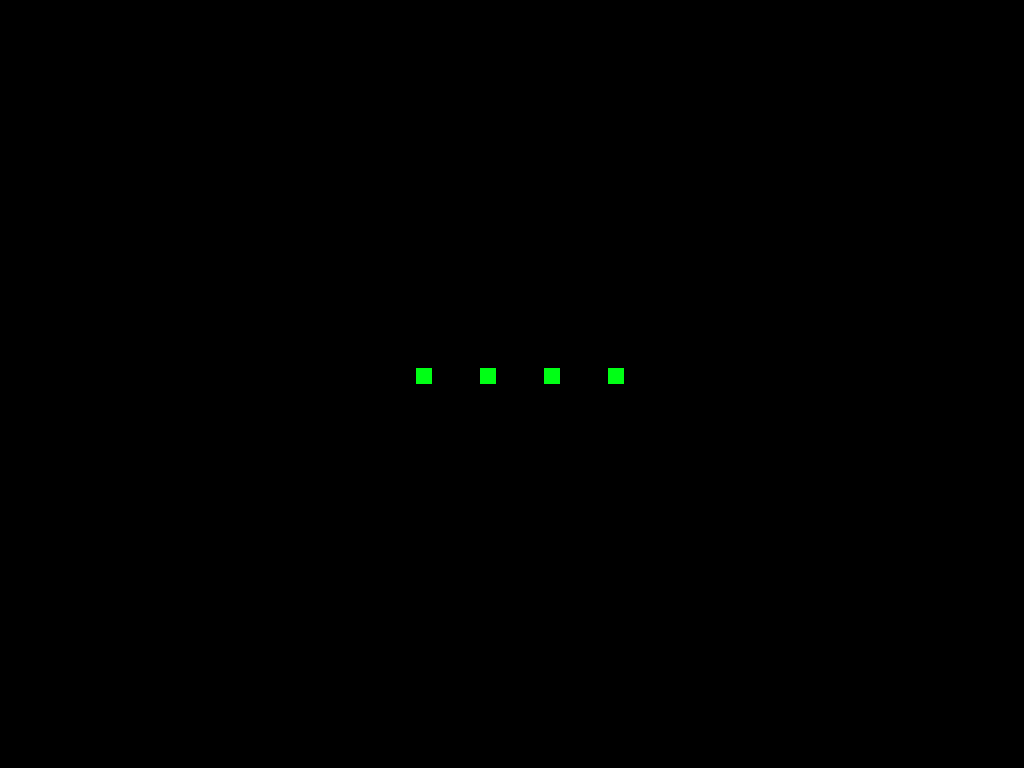

A level layout from a 2D game, rendered from its tile map. Below: a short description, then the map file with its tile-grid data intact:
An orthogonal 64x48 tile map with 16x16 px tiles, 1 tile layer (Calque de Tile 1).

<map version="1.0" orientation="orthogonal" renderorder="left-up" width="64" height="48" tilewidth="16" tileheight="16" nextobjectid="1">
 <tileset firstgid="1" name="tileset" tilewidth="16" tileheight="16" tilecount="2" columns="2">
  <image source="tileset.png" width="32" height="16" />
 </tileset>
 <layer name="Calque de Tile 1" width="64" height="48">
  <data encoding="csv">
0,0,0,0,0,0,0,0,0,0,0,0,0,0,0,0,0,0,0,0,0,0,0,0,0,0,0,0,0,0,0,0,0,0,0,0,0,0,0,0,0,0,0,0,0,0,0,0,0,0,0,0,0,0,0,0,0,0,0,0,0,0,0,0,
0,0,0,0,0,0,0,0,0,0,0,0,0,0,0,0,0,0,0,0,0,0,0,0,0,0,0,0,0,0,0,0,0,0,0,0,0,0,0,0,0,0,0,0,0,0,0,0,0,0,0,0,0,0,0,0,0,0,0,0,0,0,0,0,
0,0,0,0,0,0,0,0,0,0,0,0,0,0,0,0,0,0,0,0,0,0,0,0,0,0,0,0,0,0,0,0,0,0,0,0,0,0,0,0,0,0,0,0,0,0,0,0,0,0,0,0,0,0,0,0,0,0,0,0,0,0,0,0,
0,0,0,0,0,0,0,0,0,0,0,0,0,0,0,0,0,0,0,0,0,0,0,0,0,0,0,0,0,0,0,0,0,0,0,0,0,0,0,0,0,0,0,0,0,0,0,0,0,0,0,0,0,0,0,0,0,0,0,0,0,0,0,0,
0,0,0,0,0,0,0,0,0,0,0,0,0,0,0,0,0,0,0,0,0,0,0,0,0,0,0,0,0,0,0,0,0,0,0,0,0,0,0,0,0,1,1,1,1,1,1,1,1,1,1,1,0,0,0,0,0,0,0,0,0,0,0,0,
0,0,0,0,0,0,0,0,0,0,0,0,0,0,0,0,0,0,0,0,0,0,0,0,0,0,0,0,0,0,0,0,0,0,0,0,0,0,0,0,0,1,1,1,1,1,1,1,1,1,1,1,0,0,0,0,0,0,0,0,0,0,0,0,
0,0,0,0,0,0,0,0,0,0,0,0,0,0,0,0,0,0,0,0,0,0,0,0,0,0,0,0,0,0,0,0,0,0,0,0,0,0,0,0,0,0,0,0,0,0,0,0,0,0,0,0,0,0,0,0,0,0,0,0,0,0,0,0,
0,0,0,0,0,0,0,0,0,0,0,0,0,0,0,0,0,0,0,0,0,0,0,0,0,0,0,0,0,0,0,0,0,0,0,0,0,0,0,0,0,0,0,0,0,0,0,0,0,0,0,0,0,0,0,0,0,0,0,0,0,0,0,0,
0,0,0,0,0,0,0,0,0,0,0,0,0,0,0,0,0,0,0,0,0,0,0,0,0,0,0,0,0,0,0,0,0,0,0,0,0,0,0,0,0,0,0,0,0,0,0,0,0,0,0,0,0,0,0,0,0,0,0,0,0,0,0,0,
0,0,0,0,0,0,0,0,0,0,0,0,0,0,0,0,0,0,0,0,0,0,0,0,0,0,0,0,0,0,0,0,0,0,0,0,0,0,0,0,0,0,0,0,0,0,0,0,0,0,0,0,0,0,0,0,0,0,0,0,0,0,0,0,
0,0,0,0,0,0,0,0,0,0,0,0,0,0,0,0,0,0,0,0,0,0,0,0,0,0,0,0,0,0,0,0,0,0,0,0,0,0,0,0,0,1,1,0,0,0,0,0,0,1,1,1,1,1,1,1,1,1,0,0,0,0,0,0,
0,0,0,0,0,0,0,0,0,0,0,0,0,0,0,0,0,0,0,0,0,0,0,0,0,0,0,0,0,0,0,0,0,0,0,0,0,0,0,0,0,1,1,0,0,0,0,0,0,1,1,1,1,1,1,1,1,1,0,0,0,0,0,0,
0,0,0,0,0,0,0,0,0,0,0,0,0,0,0,0,0,0,0,0,0,0,0,0,0,0,0,0,0,0,0,0,0,0,0,0,0,0,0,0,0,1,1,0,0,0,0,0,0,0,0,0,0,0,0,0,0,0,0,0,0,0,0,0,
0,0,0,0,0,0,0,0,0,0,0,0,0,0,0,0,0,0,0,0,0,0,0,0,0,0,0,0,0,0,0,0,0,0,0,0,0,0,0,0,0,1,1,0,0,0,0,0,0,0,0,0,0,0,0,0,0,0,0,0,0,0,0,0,
0,0,0,0,0,0,0,0,0,0,0,0,0,0,0,0,0,0,0,0,0,0,0,0,0,0,0,0,0,0,0,0,0,0,0,0,0,0,0,0,0,1,1,0,0,0,0,0,0,0,0,0,0,0,0,0,0,0,0,0,0,0,0,0,
0,0,0,0,0,0,0,0,0,0,0,0,0,0,0,0,0,0,0,0,0,0,0,0,0,0,0,0,0,0,0,0,0,0,0,0,0,0,0,0,0,1,1,0,0,0,0,0,0,0,0,0,0,0,0,0,0,0,0,0,0,0,0,0,
0,0,0,0,0,0,0,0,0,0,0,0,0,0,0,0,0,0,0,0,0,0,0,0,0,0,0,0,0,0,0,0,0,0,0,0,0,0,0,0,0,1,1,0,0,0,0,0,0,0,0,0,0,0,0,0,0,0,0,0,0,0,0,0,
0,0,0,0,0,0,0,0,0,0,1,1,0,0,0,0,0,0,0,0,0,0,0,0,0,0,0,0,0,0,0,0,0,0,0,0,0,0,0,0,0,1,1,0,0,0,0,0,0,0,0,0,0,0,0,0,0,0,0,0,0,0,0,0,
0,0,0,0,0,0,0,0,0,0,1,1,0,0,0,0,0,0,0,0,0,0,0,0,0,0,0,0,0,0,0,0,0,0,0,0,0,0,0,0,0,0,0,0,0,0,0,0,0,0,0,0,1,1,1,1,1,1,1,1,1,1,1,1,
0,0,0,0,0,0,0,0,0,0,1,1,0,0,0,0,0,0,0,0,0,0,0,0,0,0,0,0,0,0,0,0,0,0,0,0,0,0,0,0,0,0,0,0,0,0,0,0,0,0,0,0,1,1,1,1,1,1,1,1,1,1,1,1,
0,0,0,0,0,0,0,0,0,0,1,1,0,0,0,0,0,0,0,0,0,0,0,0,0,0,0,0,0,0,0,0,0,0,0,0,0,0,0,0,0,0,0,0,0,0,0,0,0,0,0,0,1,1,0,0,0,0,0,0,0,0,0,0,
0,0,0,0,0,0,0,0,0,0,1,1,0,0,0,0,0,0,0,0,0,0,0,0,0,0,0,0,0,0,0,0,0,0,0,0,0,0,0,0,0,0,0,0,0,0,0,0,0,0,0,0,1,1,0,0,0,0,0,0,0,0,0,0,
0,0,0,0,0,0,0,0,0,0,1,1,0,0,0,0,0,0,0,0,0,0,0,0,0,0,0,0,0,0,0,0,0,0,0,0,0,0,0,0,0,0,0,0,0,0,0,0,0,0,0,0,1,1,0,0,0,0,0,0,0,0,0,0,
0,0,0,0,0,0,0,0,0,0,1,1,0,0,0,0,0,0,0,0,0,0,0,0,0,0,2,0,0,0,2,0,0,0,2,0,0,0,2,0,0,0,0,0,0,0,0,0,0,0,0,0,0,0,0,0,0,0,0,0,0,0,0,0,
0,0,0,0,0,0,0,0,0,0,1,1,0,0,0,0,0,0,0,0,0,0,0,0,0,0,0,0,0,0,0,0,0,0,0,0,0,0,0,0,0,0,0,0,0,0,0,0,0,0,0,0,0,0,0,0,0,0,0,0,0,0,0,0,
0,0,0,0,0,0,0,0,0,0,1,1,0,0,0,0,0,0,0,0,0,0,0,0,0,0,0,0,0,0,0,0,0,0,0,0,0,0,0,0,0,0,0,0,0,0,0,0,0,0,0,0,0,0,0,0,0,0,0,0,0,0,0,0,
1,1,1,1,1,1,1,1,1,1,1,1,0,0,0,0,0,0,0,0,0,0,0,0,0,0,1,1,1,1,1,1,1,1,1,1,1,1,1,1,0,0,0,0,0,0,0,0,0,0,0,0,0,0,0,0,0,0,0,0,0,0,0,0,
1,1,1,1,1,1,1,1,1,1,1,1,0,0,0,0,0,0,0,0,0,0,0,0,0,0,1,1,1,1,1,1,1,1,1,1,1,1,1,1,0,0,0,0,0,0,0,0,0,0,0,0,0,0,0,0,0,0,0,0,0,0,0,0,
0,0,0,0,0,0,0,0,0,0,0,0,0,0,0,0,0,0,0,0,0,0,0,0,0,0,1,1,1,1,1,1,1,1,1,1,1,1,1,1,0,0,0,0,0,0,0,0,0,0,0,0,0,0,0,0,0,0,0,0,0,0,0,0,
0,0,0,0,0,0,0,0,0,0,0,0,0,0,0,0,0,0,0,0,0,0,0,0,0,0,1,1,1,1,1,1,1,1,1,1,1,1,1,1,0,0,0,0,0,0,0,0,0,0,0,0,0,0,0,0,0,0,0,0,0,0,0,0,
0,0,0,0,0,0,0,0,0,0,0,0,0,0,0,0,0,0,0,0,0,0,0,0,0,0,0,0,0,0,0,0,0,0,0,0,0,0,1,1,0,0,0,0,0,0,0,0,0,0,0,0,0,0,0,0,0,0,0,0,0,0,0,0,
0,0,0,0,0,0,0,0,0,0,0,0,0,0,0,0,0,0,0,0,0,0,0,0,0,0,0,0,0,0,0,0,0,0,0,0,0,0,1,1,0,0,0,0,0,0,0,0,0,0,0,0,0,0,0,0,0,0,0,0,0,0,0,0,
0,0,0,0,0,0,0,0,0,0,0,0,0,0,0,0,0,0,0,0,0,0,0,0,0,0,0,0,0,0,0,0,0,0,0,0,0,0,1,1,0,0,0,0,0,0,0,0,0,0,0,0,1,1,1,1,1,1,1,1,1,1,1,1,
0,0,0,0,0,0,0,0,0,0,0,0,0,0,0,0,0,0,0,0,0,0,0,0,0,0,0,0,0,0,0,0,0,0,0,0,0,0,1,1,0,0,0,0,0,0,0,0,0,0,0,0,1,1,1,1,1,1,1,1,1,1,1,1,
0,0,0,0,0,0,0,0,0,0,0,0,0,0,0,0,0,0,0,0,0,0,0,0,0,0,0,0,0,0,0,0,0,0,0,0,0,0,1,1,0,0,0,0,0,0,0,0,0,0,0,0,1,1,1,1,1,1,1,1,1,1,1,1,
0,0,0,0,0,0,0,0,0,0,0,0,0,0,0,0,0,0,0,0,0,0,0,0,0,0,0,0,0,0,0,0,0,0,0,0,0,0,1,1,0,0,0,0,0,0,0,0,0,0,0,0,1,1,0,0,0,0,0,0,0,0,0,0,
0,0,0,0,0,0,0,0,0,0,0,0,0,0,0,0,0,0,0,0,0,0,0,0,0,0,0,0,0,0,0,0,0,0,0,0,0,0,1,1,0,0,0,0,0,0,0,0,0,0,0,0,1,1,0,0,0,0,0,0,0,0,0,0,
0,0,0,0,0,0,0,0,0,0,0,1,1,1,1,1,1,1,1,1,1,1,1,1,1,0,0,0,0,0,0,0,0,0,0,0,0,0,0,0,0,0,0,0,0,0,0,0,0,0,0,0,1,1,0,0,0,0,0,0,0,0,0,0,
0,0,0,0,0,0,0,0,0,0,0,1,1,1,1,1,1,1,1,1,1,1,1,1,1,0,0,0,0,0,0,0,0,0,0,0,0,0,0,0,0,0,0,0,0,0,0,0,0,0,0,0,1,1,0,0,0,0,0,0,0,0,0,0,
0,0,0,0,0,0,0,0,0,0,0,1,1,1,1,1,1,1,1,1,1,1,1,1,1,0,0,0,0,0,0,0,0,0,0,0,0,0,0,0,0,0,0,0,0,0,0,0,0,0,0,0,1,1,0,0,0,0,0,0,0,0,0,0,
0,0,0,0,0,0,0,0,0,0,0,1,1,0,0,0,0,0,0,0,0,0,0,0,0,0,0,0,0,0,0,0,0,0,0,0,0,0,0,0,0,0,0,0,0,0,0,0,0,0,0,0,1,1,0,0,0,0,0,0,0,0,0,0,
0,0,0,0,0,0,0,0,0,0,0,1,1,0,0,0,0,0,0,0,0,0,0,0,0,0,0,0,0,0,0,0,0,0,0,0,0,0,0,0,0,0,0,0,0,0,0,0,0,0,0,0,0,0,0,0,0,0,0,0,0,0,0,0,
0,0,0,0,0,0,0,0,0,0,0,1,1,0,0,0,0,0,0,0,0,0,0,0,0,0,0,0,0,0,0,0,0,0,0,0,0,0,0,0,0,0,0,0,0,0,0,0,0,0,0,0,0,0,0,0,0,0,0,0,0,0,0,0,
0,0,0,0,0,0,0,0,0,0,0,1,1,0,0,0,0,0,0,0,0,0,0,0,0,0,0,0,0,0,0,0,0,0,0,0,0,0,0,0,0,0,0,0,0,0,0,0,0,0,0,0,0,0,0,0,0,0,0,0,0,0,0,0,
0,0,0,0,0,0,0,0,0,0,0,1,1,0,0,0,0,0,0,0,0,0,0,0,0,0,0,0,0,0,0,0,0,0,0,0,0,0,0,0,0,0,0,0,0,0,0,0,0,0,0,0,0,0,0,0,0,0,0,0,0,0,0,0,
0,0,0,0,0,0,0,0,0,0,0,0,0,0,0,0,0,0,0,0,0,0,0,0,0,0,0,0,0,0,0,0,0,0,0,0,0,0,0,0,0,0,0,0,0,0,0,0,0,0,0,0,0,0,0,0,0,0,0,0,0,0,0,0,
0,0,0,0,0,0,0,0,0,0,0,0,0,0,0,0,0,0,0,0,0,0,0,0,0,0,0,0,0,0,0,0,0,0,0,0,0,0,0,0,0,0,0,0,0,0,0,0,0,0,0,0,0,0,0,0,0,0,0,0,0,0,0,0,
0,0,0,0,0,0,0,0,0,0,0,0,0,0,0,0,0,0,0,0,0,0,0,0,0,0,0,0,0,0,0,0,0,0,0,0,0,0,0,0,0,0,0,0,0,0,0,0,0,0,0,0,0,0,0,0,0,0,0,0,0,0,0,0
</data>
 </layer>
</map>
